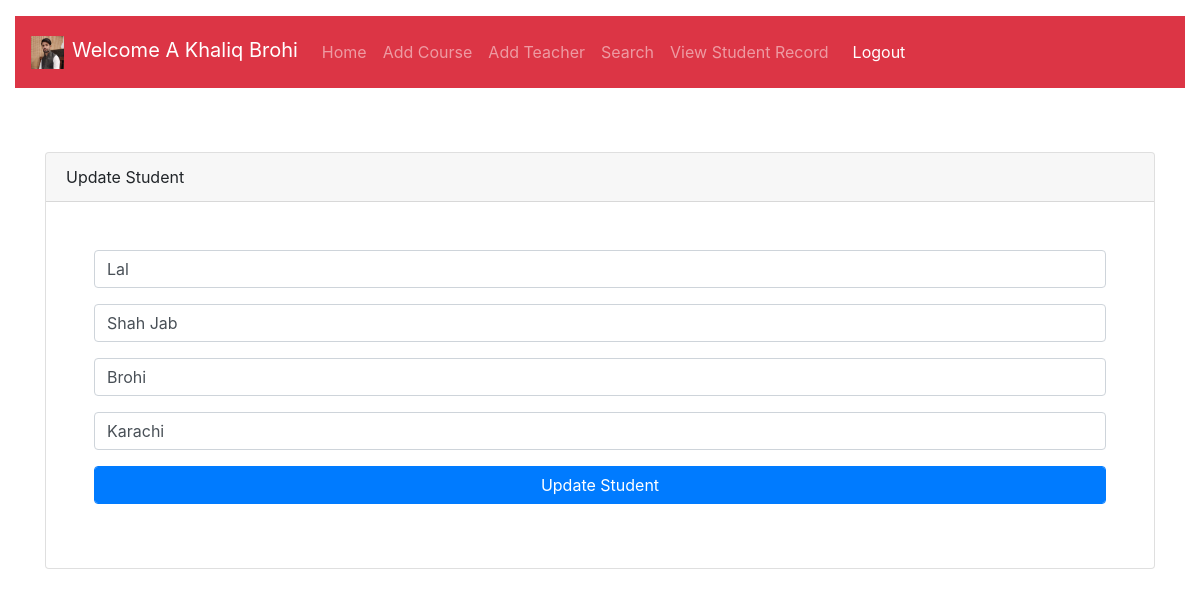
Screenshot of /Update_Student.php?student_id=7 (signed in) with the database file from the repository.
### tables this page shows
CREATE TABLE IF NOT EXISTS `registrationform` (
  `user_id` int(11) NOT NULL,
  `name` varchar(20) NOT NULL,
  `email` varchar(20) NOT NULL,
  `password` varchar(20) NOT NULL,
  `c_password` varchar(20) NOT NULL,
  `ts` timestamp NOT NULL DEFAULT CURRENT_TIMESTAMP ON UPDATE CURRENT_TIMESTAMP,
  `status` int(1) NOT NULL DEFAULT '1',
  PRIMARY KEY (`user_id`)
);

CREATE TABLE IF NOT EXISTS `add_student` (
  `student_id` int(11) NOT NULL AUTO_INCREMENT,
  `name` varchar(30) NOT NULL,
  `fname` varchar(30) NOT NULL,
  `caste` varchar(20) NOT NULL,
  `address` varchar(50) NOT NULL,
  `subject` varchar(50) NOT NULL,
  `teacher` varchar(30) NOT NULL,
  `st` timestamp NOT NULL DEFAULT CURRENT_TIMESTAMP,
  `status` int(1) NOT NULL DEFAULT '3',
  PRIMARY KEY (`student_id`)
);

### Update_Student.php (the view, shortened to what this page needs)
<?php
$conn = mysqli_connect('localhost','root','','cms');
$uername=$_SESSION['username'];
$student_id = $_GET['student_id'];
$query="SELECT * FROM `add_student` WHERE `student_id`='$student_id'";
$data=mysqli_query($conn,$query);
 $row=mysqli_fetch_assoc($data);
$query="SELECT * FROM `registrationform` WHERE `email`='$uername'";
$data= mysqli_query($conn,$query);
$result=mysqli_fetch_assoc($data);
?>
<!DOCTYPE html>
<html lang="en">
<head>
     <link rel="stylesheet" href="css/bootstrap.min.css">
     <link rel="stylesheet" href="css/bootstrap-grid.min.css">
     <link rel="stylesheet" href="css/bootstrap-reboot.min.css">
</head>
<body>
<div class="container-fluid">
               <div class='row py-3'>
                       <div class='col'>
                               <nav class='navbar navbar-expand-lg navbar-dark bg-danger'>
                                       <a href="" class='navbar-brand'><img src="Image/admin.PNG" width='33px' height='33px' alt="" class='mr-2'><?php echo "Welcome  ".$result['name']; ?></a>
                                       <div class='collapse navbar-collapse' id='CMS'>
                                       <ul class='navbar-nav'>
                                               <li class='nav-item'><a href="HomePage.php" class='nav-link'>Home</a></li>
                                               <li class='nav-item'><a href="add_course.php" class='nav-link'>Add Course</a></li>
                                               <li class='nav-item'><a href="Add_Teacher.php" class='nav-link'>Add Teacher</a></li>
                                               <li class='nav-item'><a href="Search_student_data.php" class='nav-link'>Search</a></li>
                                               <li class='nav-item'><a href="View_Student_Record.php" class='nav-link'>View Student Record</a></li>
                                       </ul>
                                       <li class='navbar-text'><a href="logout.php" class='nav-link'>Logout</a></li>
                                       </div>
                               </nav>
                       </div>
               </div>
       </div>
                    <div class="container">
                            <div class="row mt-5 mb-5">
                            <div class="col">
                                <div class="card ">
                                    <div class="card-header">Update Student</div>
                                    <div class="card-body p-5">
                                    <form action="#" method='post'>
                                        <div class="form-group">
                                            <input type="text" name="name" id="name" class="form-control"  placeholder="Name" autocomplete="off" value="<?php echo $row['name'] ?>">
                                        </div>
                                        <div class='form-group'>
                                        <input type="text" name="F_name" id="F_name" class="form-control" placeholder="Father's Name" autocomplete="off" value="<?php echo $row['fname'] ?>">
                                        </div>
                                        <div class='form-group'>
                                        <input type="text" name="caste" id="caste" class="form-control" placeholder="Caste" autocomplete="off" value="<?php echo $row['caste'] ?>">
                                        </div>
                                        <div class='form-group'>
                                        <input type="text" name="address" id="address" class="form-control" placeholder="Address" autocomplete="off" value="<?php echo $row['address'] ?>">
                                        </div>
                                        <div class="form-group">
                                            <input type="submit" name="edt_button" id="edt_button" class="form-control btn-primary" value="Update Student">
                                        </div>
                                        </form>
                                    </div>
                                    </div>
                             </div>
                            </div>
                    </div>
</body>
</html>

### rows the page displays
registrationform: name "A Khaliq Brohi"
add_student: name "Lal", F_name "Shah Jab", caste "Brohi", address "Karachi"
